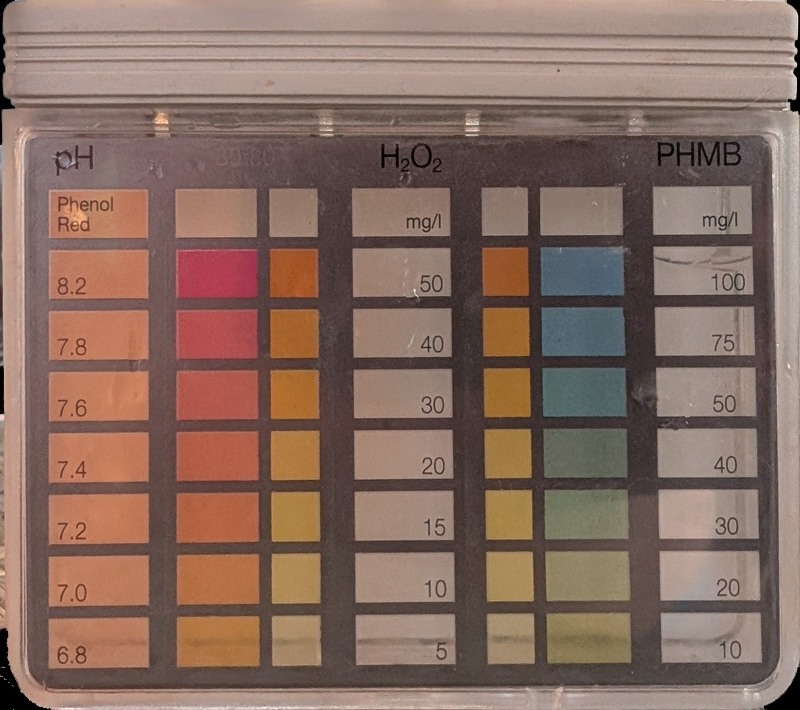
#> input picture img/sample.jpg, 800 x 710 px
$ python main_bounding.py
#> lines starting #> are read from the running program, lines starting #| are printed output that depends on the picture
import cv2
import numpy as np
import os
print("Current working directory:", os.getcwd())

image1 = cv2.imread('img/sample.jpg')
#> image1 is the input picture: shape (710, 800, 3); mean B, G, R 97, 108.4, 134.9
# image2 = cv2.imread('img/PXL_20250808_175205192.MP.jpg')


filelist = [
'PXL_20250808_175147650.MP.jpg',
'PXL_20250808_175154582.MP.jpg',
'PXL_20250808_175202897.MP.jpg',
'PXL_20250808_175205192.MP.jpg',
'PXL_20250808_175207641.MP.jpg',
'PXL_20250808_175233391.MP.jpg']

idx = 5
image2 = cv2.imread('img/' + filelist[idx])
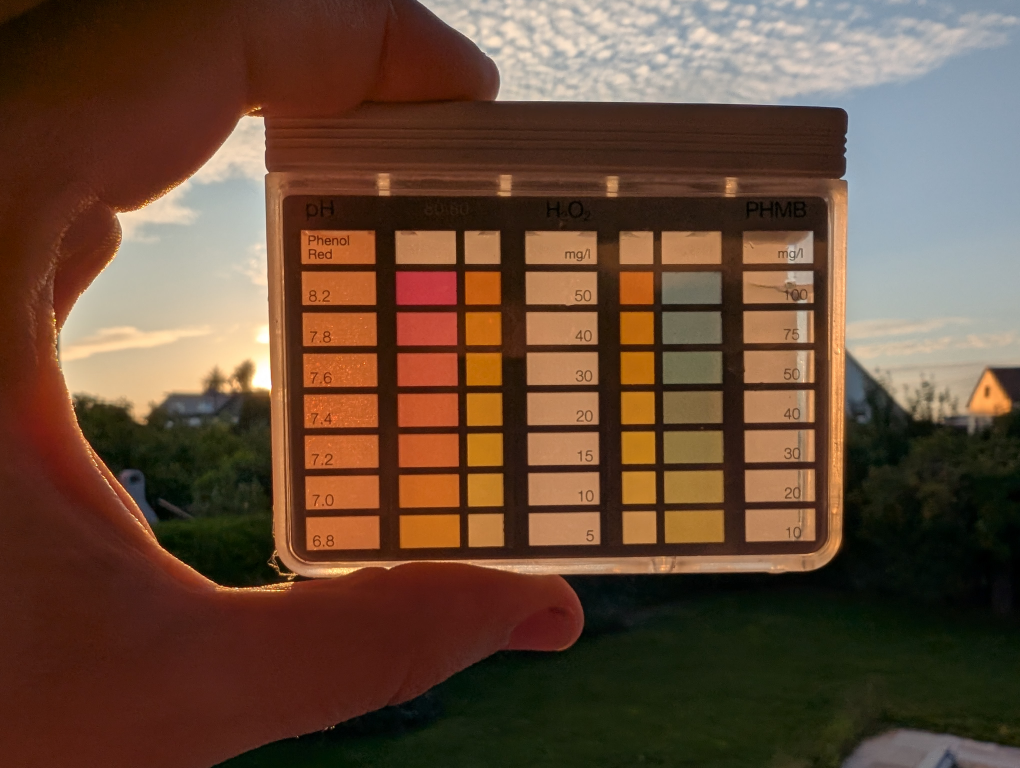
#> input picture img/PXL_20250808_175233391.MP.jpg, 4080 x 3072 px (shown at 1/4 size)
#> image2 is the input picture: shape (3072, 4080, 3); mean B, G, R 56, 74.8, 102.2

# [4 lines of commented-out code are left out]

image1 = cv2.cvtColor(image1, cv2.COLOR_BGR2GRAY)
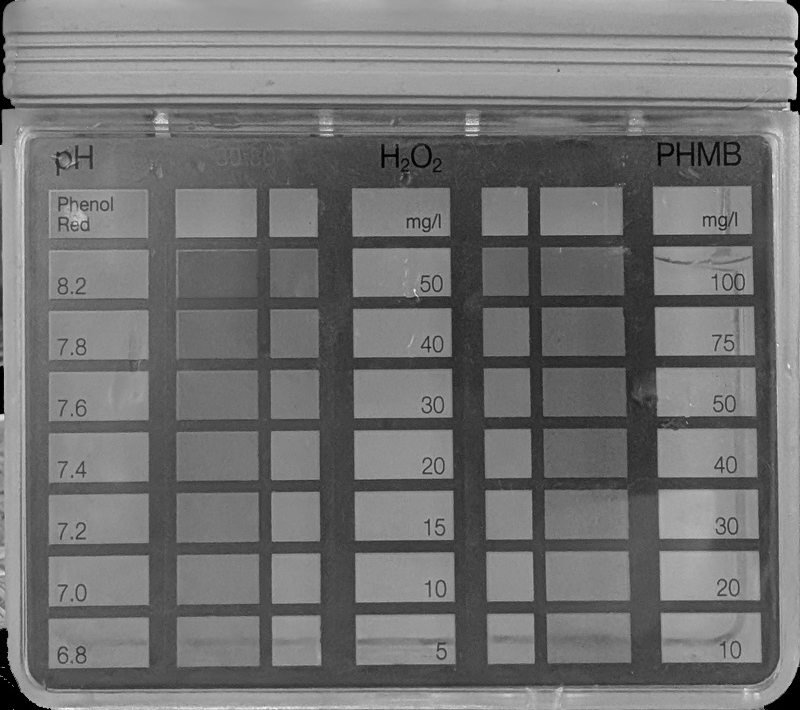
#> image1: shape (710, 800); min 0, max 249, mean 115.1
image2 = cv2.cvtColor(image2, cv2.COLOR_BGR2GRAY)
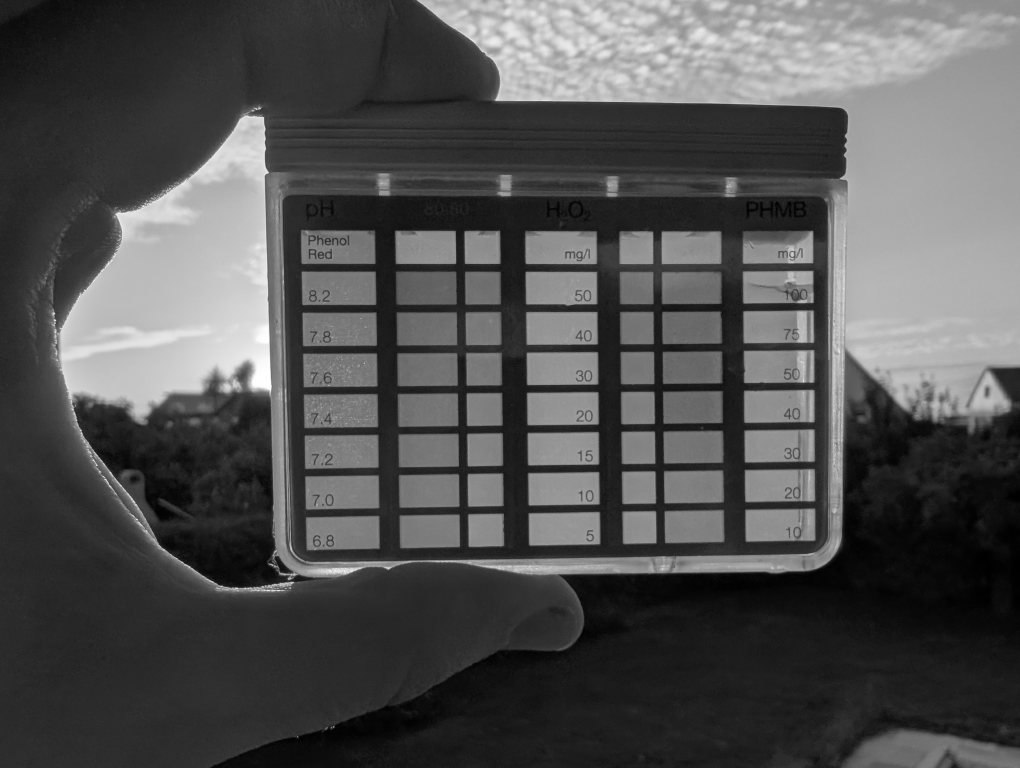
#> image2: shape (3072, 4080) (shown at 1/4 size); min 0, max 255, mean 80.8

# init SIFT detector

sift = cv2.SIFT_create()

# detect keypoints and compute descriptors
keypoints1, descriptor1 = sift.detectAndCompute(image1, None)
#> keypoints1 = 2884 keypoints; strongest (x, y, size): (795, 64, 3.2), (795, 50, 3.3), (794, 97, 3.5), (788, 104, 2.9)
#> (the run stopped early here; a loop or call above may not have finished)
